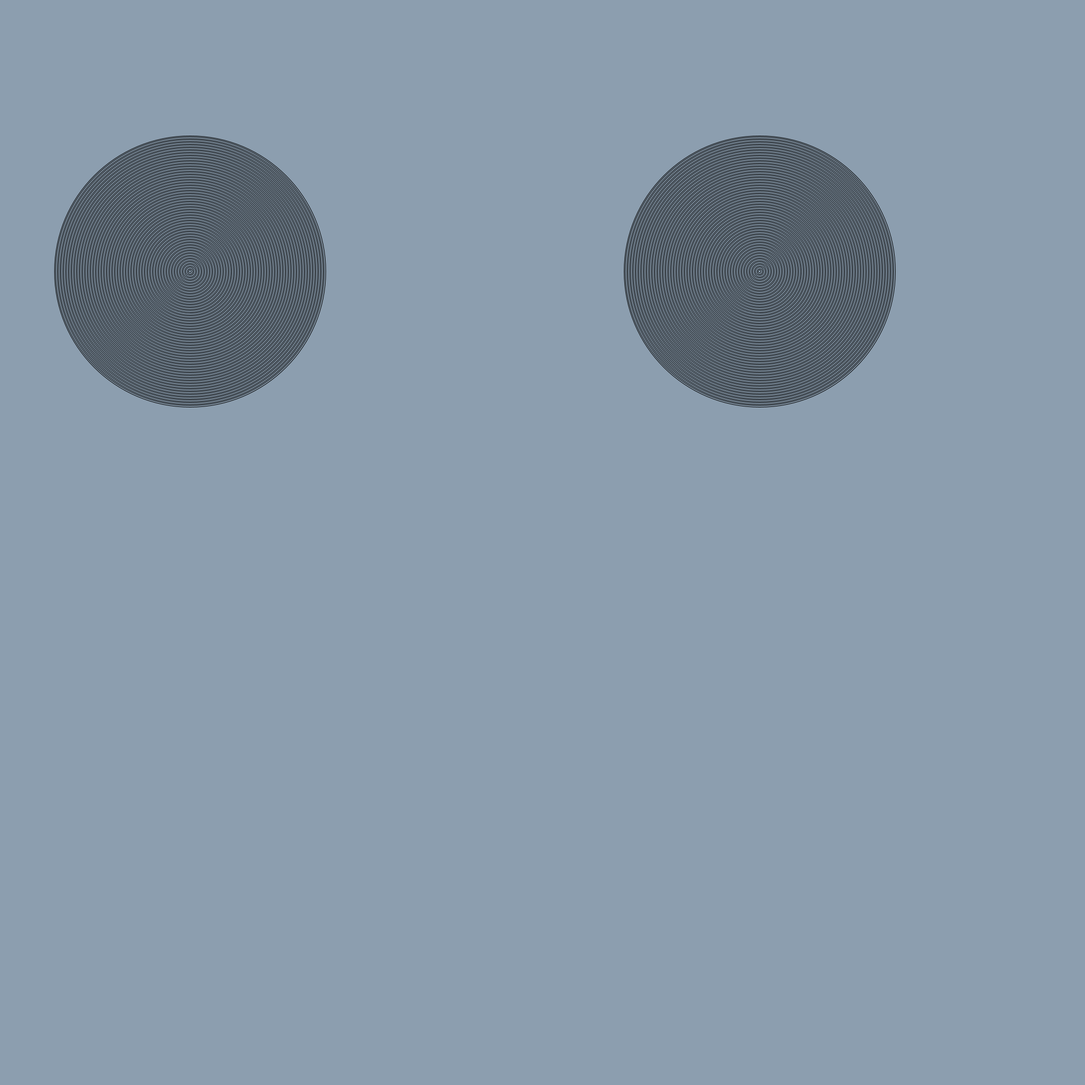
Frame 1 (no input)
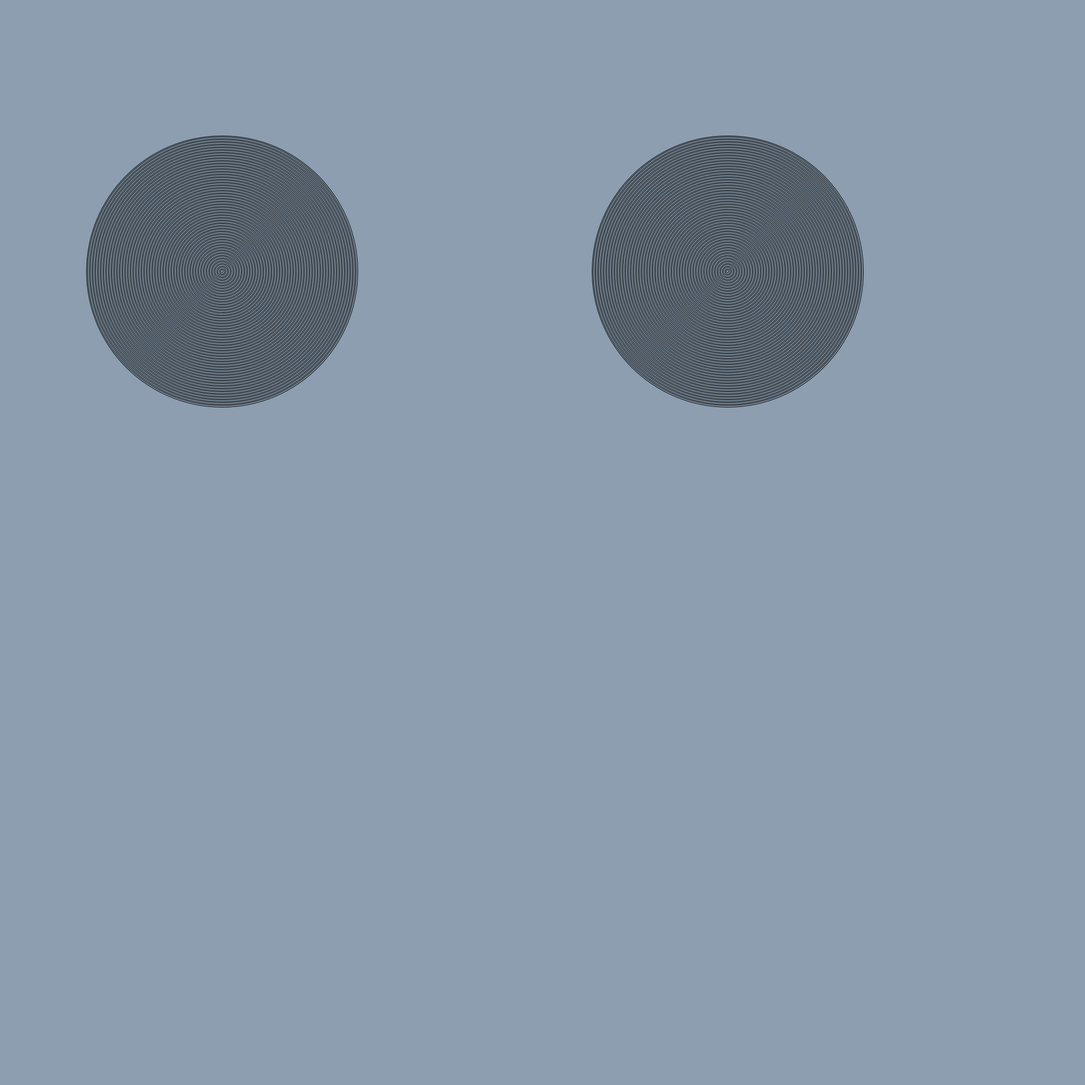
Frame 60 (the mouse pressed at the canvas centre just before this capture)
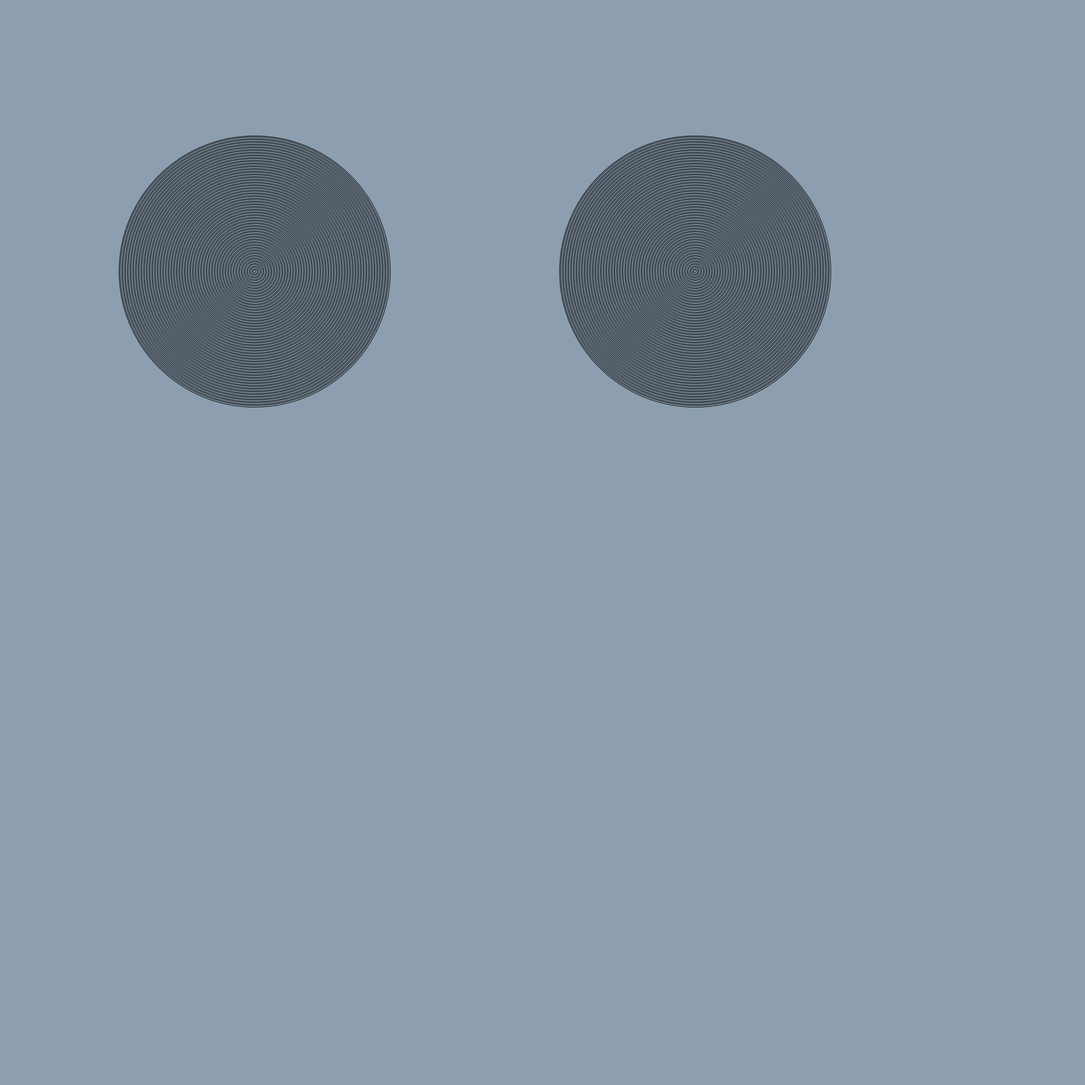
Frame 120 (the mouse held since frame 60 and released just before this capture)

The Processing sketch that drew these frames (run headless with seeded random() and noise(); from frame 60 on, the mouse is pressed at the canvas centre):

// Processing sketch: amazing_rings
// ── amazing_rings.pde
int X1 = 350; int X2 = 1400;
void setup(){
  

  
  
  
  
  background(#8C9EAF);
 
  size(2000,2000);
  
  

  
  
  
}

    void draw(){
  background(#8C9EAF);
      if(X1==1000){
    X1--;
  }
   
      for (int i=100 ; i>=0;i--){

 noFill();
  ellipse(X1,500,5*i,5*i);
}

X1++;
 
for (int i=100 ; i>=0;i--){
if (i%2==0){
}
  else{
  
  }
  ellipse(X2,500,5*i,5*i);





}
    X2--;
  }
                           
  
                           
  
  
  
  
  
  
  
  
  
